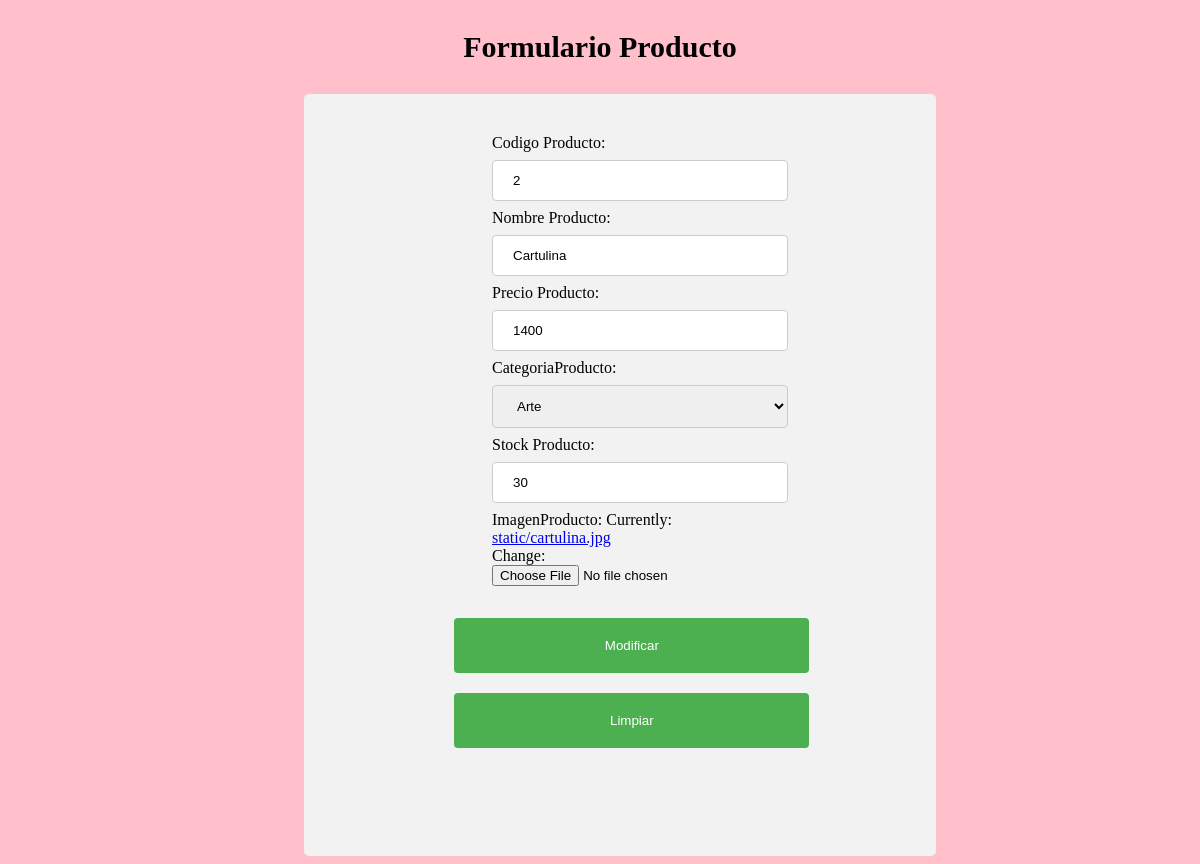
The page /modificar_producto/2 on the database its author committed.
### app/models.py (models this page shows, shortened)
class Producto(models.Model):
    codigoProducto = models.IntegerField(primary_key=True,verbose_name='Codigo Producto')
    nombreProducto = models.CharField(max_length=20,verbose_name='Nombre Producto')
    precioProducto = models.IntegerField(verbose_name='Precio Producto')
    categoriaProducto = models.ForeignKey(Categoria, on_delete=models.CASCADE)
    digital = models.BooleanField(default=False,null=True, blank=True)
    imagenProducto = models.ImageField(upload_to="static",null=True)
    stockProducto = models.IntegerField(default=0,verbose_name='Stock Producto')

### app/views.py (the view)
# urls.py: path('modificar_producto/<id>',form_mod_producto,name='form_mod_producto'),
def form_mod_producto(request, id):
    productos = Producto.objects.get(codigoProducto=id)
    datos={
        'form': ProductoForm(instance=productos)
    }
    if(request.method == 'POST' ):
        data=request.POST
        formulario = ProductoForm(request.POST or None, request.FILES or None,instance=productos)
        if formulario.is_valid():
            formulario.save()
            datos['mensaje'] = 'Modificados Correctamente'
    return render (request,'form_mod_producto.html',datos)

### app/forms.py
class ProductoForm(ModelForm):
    class Meta:
        model = Producto
        fields = ['codigoProducto','nombreProducto','precioProducto','categoriaProducto','stockProducto','imagenProducto']

### app/models.py (called while the page is built)
    def __str__(self):
        return self.nombreCategoria

### app/templates/form_mod_producto.html (shortened to what this page needs)
{% load static %}
<!DOCTYPE html>
<html lang="en">
<head>
    <link rel="stylesheet" href="{% static 'css/form_producto.css' %}">
<body style="background-color: pink;">
    <h3 style="text-align: center">Formulario Producto </h3>
    <div class="row">
        <form method="post" action="" id="formulario" enctype="multipart/form-data" >
            <div class="form-group">
                {{form.as_table}}
            </div>
            <input type="submit" value="Modificar">
            <input type="reset" value="Limpiar">
            <div id="error" class="alert alert-danger" role="alert"></div>
        </form>
        <div class="alert alert-sucess" role="alert">
        </div>
    </div>
</body>
</html>
</body>
</html>

### app/static/css/form_producto.css (style rules this page uses)
h3 { text-align: center; font-size: 30px; }
input[type=text], select { width: 100%; padding: 12px 20px; margin: 8px 0; display: inline-block; border: 1px solid #ccc; border-radius: 4px; box-sizing: border-box; }
input[type=number], select { width: 100%; padding: 12px 20px; margin: 8px 0; display: inline-block; border: 1px solid #ccc; border-radius: 4px; box-sizing: border-box; }
input[type=submit] { width: 60%; background-color: #4CAF50; color: white; padding: 20px 20px; margin: 12px 0; border: none; border-radius: 4px; cursor: pointer; margin-left: 22%; }
input[type=reset] { width: 60%; background-color: #4CAF50; color: white; padding: 20px 20px; margin: 8px 0; border: none; border-radius: 4px; cursor: pointer; margin-left: 22%; }
div { margin-left: 25%; width: 50%; border-radius: 5px; background-color: #f2f2f2; padding: 20px; }

### rows shown on the page
Producto: codigoProducto "2", nombreProducto "Cartulina", precioProducto "1400", categoriaProducto "Arte", stockProducto "30"
